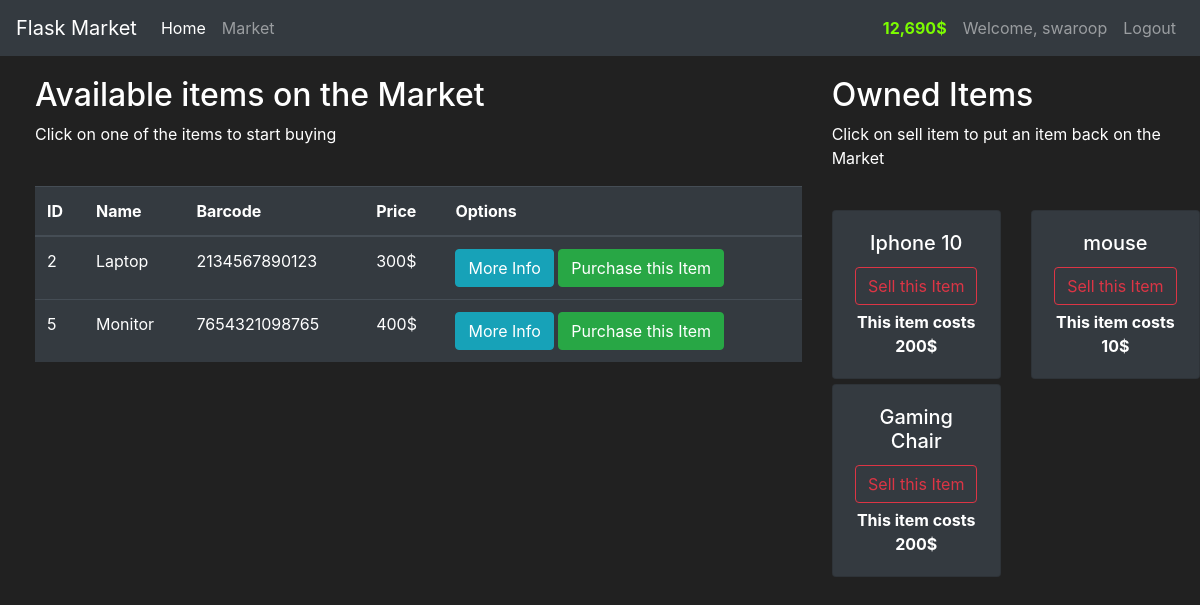
/market (signed in), run on the app's committed database.
### market/models.py (models this page shows, shortened)
class User(db.Model, UserMixin):
    id = db.Column(db.Integer(), primary_key=True)
    username = db.Column(db.String(length=30), unique=True, nullable=False)
    email_address = db.Column(db.String(length=50), nullable=False, unique=True)
    password_hash = db.Column(db.String(length=60), nullable=False)
    budget = db.Column(db.Integer(), nullable=False, default=15000)
    items = db.relationship('Item', backref='owned_user', lazy=True)
    @property
    def prettier_budget(self):
        if len(str(self.budget)) >= 4:
            return f'{str(self.budget)[:-3]},{str(self.budget)[-3:]}$'
        else:
            return f'{self.budget}$'
    @property
    def password(self):
        return self.password

class Item(db.Model):
    id = db.Column(db.Integer(), primary_key=True)
    name = db.Column(db.String(length=30), nullable=False, unique=True)
    price = db.Column(db.Integer(), nullable=False)
    barcode = db.Column(db.String(length=12), nullable=False, unique=True)
    description = db.Column(db.String(length=1024), nullable=False, unique=True)
    owner = db.Column(db.Integer(), db.ForeignKey('user.id'))

### market/routes.py (the view, shortened to what this page needs)
@app.route('/market', methods=['GET', 'POST'])
def market_page():
    purchase_form = PurchaseItemForm()
    selling_form = SellItemForm()
    if request.method == 'GET':
        items = Item.query.filter_by(owner=None)
        owned_items = Item.query.filter_by(owner=current_user.id)
        return render_template('market.html', items=items, purchase_form=purchase_form, owned_items=owned_items, selling_form=selling_form)

### market/models.py (called while the page is built)
@login_manager.user_loader
def load_user(user_id):
    return User.query.get(int(user_id))

### market/templates/market.html (shortened to what this page needs)
{% extends 'base.html' %}
{% block content %}
<div class="row" style="margin-top:20px; margin-left:20px">
   <div class="col-8">
       <h2>Available items on the Market</h2>
       <p>Click on one of the items to start buying</p>
       <br>
      <table class="table table-hover table-dark">
         <thead>
            <tr>
               <th scope="col">ID</th>
               <th scope="col">Name</th>
               <th scope="col">Barcode</th>
               <th scope="col">Price</th>
               <th scope="col">Options</th>
            </tr>
         </thead>
         <tbody>
            {% for item in items %}
            <tr>
               <td>{{ item.id }}</td>
               <td>{{ item.name }}</td>
               <td>{{ item.barcode }}</td>
               <td>{{ item.price }}$</td>
               <td>
                  <button class="btn btn-outline btn-info" data-toggle="modal" data-target="#Modal-MoreInfo-{{ item.id }}">More Info</button>
                  <button class="btn btn-outline btn-success" data-toggle="modal" data-target="#Modal-PurchaseConfirm-{{ item.id }}">Purchase this Item</button>
               </td>
            </tr>
            {% endfor %}
         </tbody>
      </table>
   </div>
   <div class="col-4">
        <h2>Owned Items</h2>
        <p>Click on sell item to put an item back on the Market</p>
        <br>
        <div class="row">
           {% for owned_item in owned_items %}
             <div class="col-md-6">
                 <div style="margin-bottom: 5px;" class="card text-center bg-dark">
                      <div class="card-body">
                          <h5 class="card-title">{{ owned_item.name }}</h5>
                          <button type="button" class="btn btn-outline-danger" style="margin-bottom: 5px"
                                  data-toggle="modal" data-target="#Modal-SellingConfirm-{{ owned_item.id }}">
                              Sell this Item
                          </button>
                          <p class="card-text"><strong>
                              This item costs {{ owned_item.price }}$
                          </strong></p>
                      </div>
                  </div>
             </div>
           {% endfor %}
        </div>
   </div>
</div>
{% endblock %}

### market/templates/base.html (shortened to what this page needs)
<!doctype html>
<html lang="en">
  <head>
    <link rel="stylesheet" href="https://cdn.jsdelivr.net/npm/bootstrap@4.3.1/dist/css/bootstrap.min.css">
  </head>
  <body>
    <nav class="navbar navbar-expand-md navbar-dark bg-dark">
        <a class="navbar-brand" href="{{ url_for('home_page') }}">Flask Market</a>
        <div class="collapse navbar-collapse" id="navbarNav">
          <ul class="navbar-nav mr-auto">
              <li class="nav-item active">
                  <a class="nav-link" href="{{ url_for('home_page') }}">Home<span class="sr-only">(current)</span></a>
              </li>
              <li class="nav-item">
                  <a class="nav-link" href="{{ url_for('market_page') }}">Market</a>
              </li>
          </ul>
          {% if current_user.is_authenticated %}
          <ul class="navbar-nav">
            <li class="nav-item">
              <a class="nav-link" style="color: lawngreen; font-weight: bold;">
                {{ current_user.prettier_budget }}
              </a>
            </li>
            <li class="nav-item">
              <a class="nav-link">Welcome, {{ current_user.username }}</a>
            </li>
            <li class="nav-item">
                <a class="nav-link" href="{{ url_for('logout_page') }}">Logout</a>
            </li>
          </ul>
          {% endif %}
        </div>
    </nav>
    {% block content %}
    {% endblock content %}
  </body>
</html>

### market/templates/base.html (style rules this page uses)
body { background-color: #212121; color: white; }

### data on the page
User: prettier_budget "12,690$", username "swaroop"
Item: id "2", name "Laptop", barcode "2134567890123", price "300"
Item: id "5", name "Monitor", barcode "7654321098765", price "400"
Item: name "Iphone 10", price "200"
Item: name "mouse", price "10"
Item: name "Gaming Chair", price "200"
